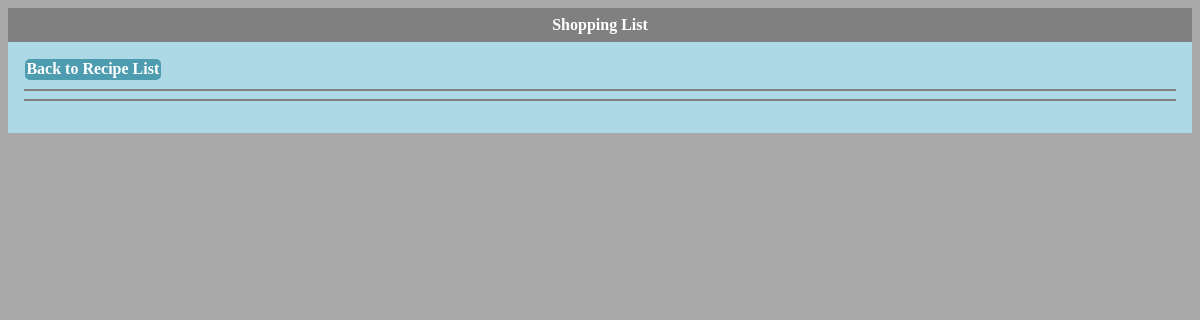
Before: /menu/shoppinglist/1 with the older database file.
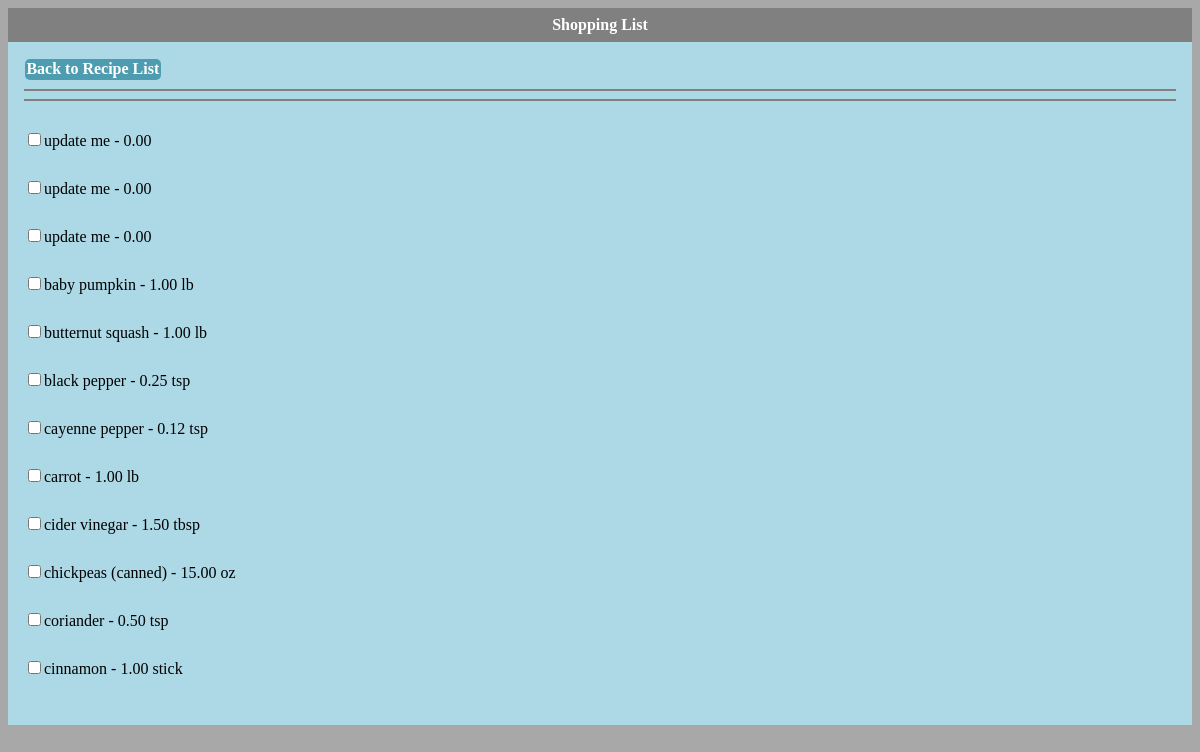
After: the same page with the newer database file.
### menu/models.py (models this page shows, shortened)
class ShoppingList(models.Model):
    id = models.AutoField(primary_key=True)
    ingredient = models.ForeignKey(Ingredient)
    status = models.IntegerField(default=0, null=True)

class Ingredient(models.Model):
    id = models.AutoField(primary_key=True)
    name = models.CharField(max_length=200)
    comment = models.CharField(max_length=200, null=True, blank=True)
    recipe = models.ForeignKey(Recipe)
    amount = models.DecimalField(max_digits=5, decimal_places=2, default=0.0)
    unit = models.CharField(max_length=200, default=None, null=True)

### menu/views.py (the view)
# urls.py: url(r'^shoppinglist/(?P<pk>[0-9]+)$', views.ShoppingListView.as_view(), name='shoppinglist'),
class ShoppingListView(generic.ListView):
    model = ShoppingList
    template_name = 'menu/shoppinglist.html'
    def get_queryset(self):
        return ShoppingList.objects.all()

### menu/templates/menu/shoppinglist.html (shortened to what this page needs)
{% load staticfiles %}
<link rel="stylesheet" type="text/css" media="only screen" href="{% static 'menu/style.css' %}" />
<div id="title">
    Shopping List
</div>
<div id="content">
    <a class="buttonnav" href="{% url 'menu:index' %}">Back to Recipe List</a>
    <hr noshade><hr noshade>
    <ul>
    {% for sl in shoppinglist_list %}
        <li><input type="checkbox" name={{sl.id}} value={{sl.id}}>{{sl.ingredient.name}} - {{sl.ingredient.amount}} {{sl.ingredient.unit}}
    {% endfor %}
    </ul>
</div>

Changed rows visible on the page:
added ShoppingList: ingredient.name "update me", ingredient.amount "0.00"
added ShoppingList: ingredient.name "update me", ingredient.amount "0.00"
added ShoppingList: ingredient.name "update me", ingredient.amount "0.00"
added ShoppingList: ingredient.name "baby pumpkin", ingredient.amount "1.00", ingredient.unit "lb"
added ShoppingList: ingredient.name "butternut squash", ingredient.amount "1.00", ingredient.unit "lb"
added ShoppingList: ingredient.name "black pepper", ingredient.amount "0.25", ingredient.unit "tsp"
added ShoppingList: ingredient.name "cayenne pepper", ingredient.amount "0.12", ingredient.unit "tsp"
added ShoppingList: ingredient.name "carrot", ingredient.amount "1.00", ingredient.unit "lb"
added ShoppingList: ingredient.name "cider vinegar", ingredient.amount "1.50", ingredient.unit "tbsp"
added ShoppingList: ingredient.name "chickpeas (canned)", ingredient.amount "15.00", ingredient.unit "oz"
added ShoppingList: ingredient.name "coriander", ingredient.amount "0.50", ingredient.unit "tsp"
added ShoppingList: ingredient.name "cinnamon", ingredient.amount "1.00", ingredient.unit "stick"
